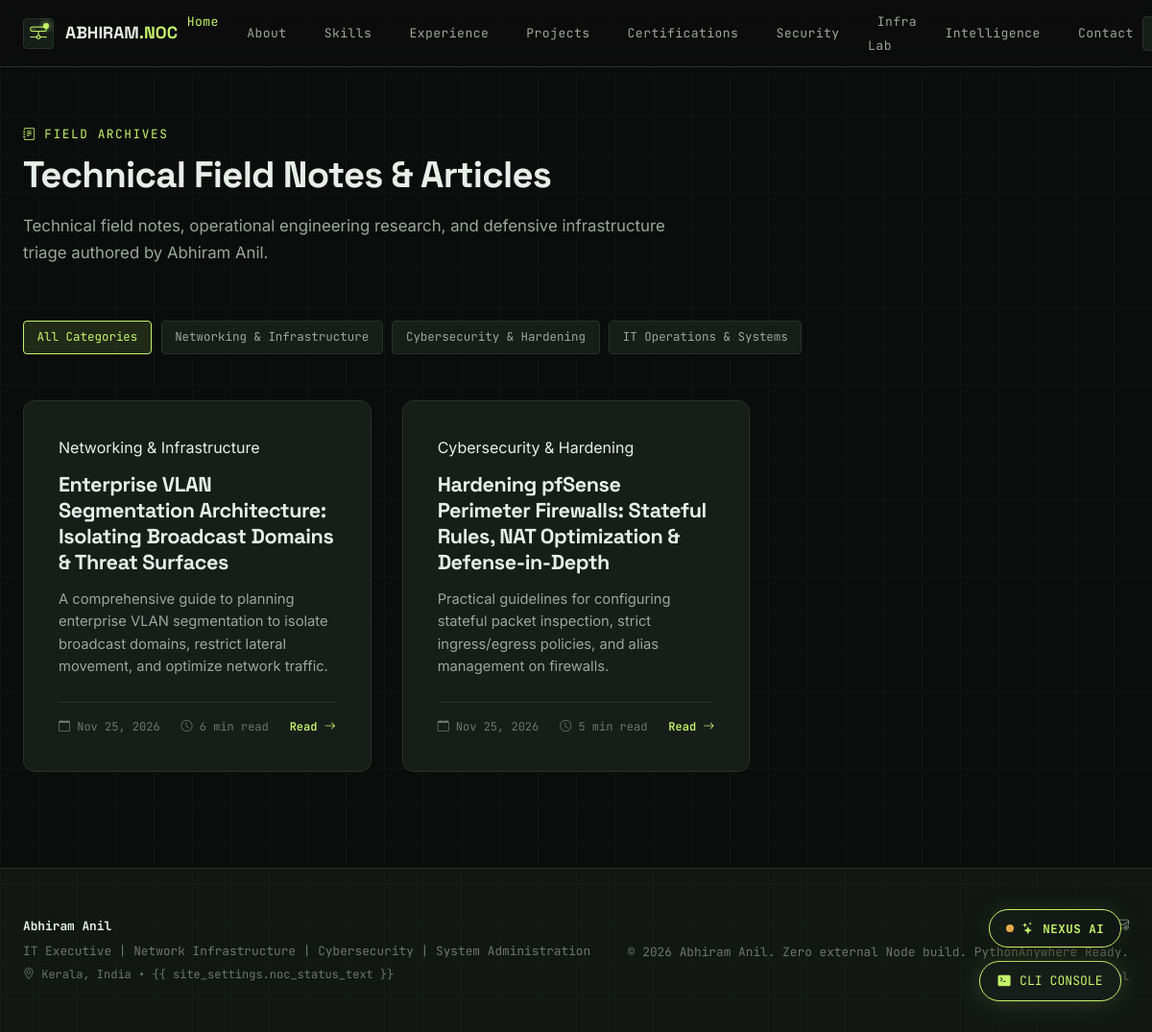
The page /journal/ on the database its author committed.
### journal/models.py (models this page shows, shortened)
class BlogCategory(models.Model):
    name = models.CharField(max_length=80, unique=True)
    slug = models.SlugField(max_length=80, unique=True)
    class Meta:
        verbose_name = "Journal Category"
        verbose_name_plural = "Journal Categories"

class BlogPost(models.Model):
    title = models.CharField(max_length=200)
    slug = models.SlugField(max_length=200, unique=True)
    category = models.ForeignKey(BlogCategory, related_name='posts', on_delete=models.CASCADE)
    summary = models.TextField(help_text="Short abstract / teaser")
    content = models.TextField(help_text="Full technical writeup")
    read_time_minutes = models.PositiveIntegerField(default=5)
    tags = models.CharField(max_length=200, help_text="Comma-separated tags")
    published_date = models.DateField(default=timezone.now)
    is_published = models.BooleanField(default=True)
    order = models.PositiveIntegerField(default=0)
    class Meta:
        ordering = ['order', '-published_date']
        verbose_name = "Field Note / Article"
        verbose_name_plural = "Field Notes / Articles"

### portfolio/models.py (models this page shows, shortened)
class Profile(models.Model):
    full_name = models.CharField(max_length=100, default="Abhiram Anil")
    title = models.CharField(
        max_length=200,
        default="IT Executive | Network Infrastructure | Cybersecurity | System Administration"
    )
    headline = models.CharField(
        max_length=255,
        default="Building, connecting and securing digital infrastructure."
    )
    secondary_statement = models.TextField(
        default="I work across IT operations, networking, cybersecurity and software development — connecting systems, solving infrastructure problems and strengthening security."
    )
    about_text = models.TextField(
        default="Cybersecurity-driven B.Tech (CSE) graduate. Currently serving as an IT Executive, managing enterprise-level systems while pursuing specialized training in cybersecurity (threat intelligence, incident response, and network security). Proven ability to bridge the gap between core IT operations and security compliance, with a focus on mitigating vulnerabilities and hardening system architecture.\n\nI work with networking infrastructure, Cisco switches, pfSense firewalls, VLAN segmentation, Active Directory, endpoint troubleshooting and streaming infrastructure.\n\nAlongside operational IT work, I have developed practical experience in vulnerability assessment, network auditing and web application security analysis."
    )
    location = models.CharField(max_length=100, default="Kerala, India")
    email = models.EmailField(default="abhiramanil74@gmail.com")
    phone = models.CharField(max_length=30, default="+91 9656537160")
    education_summary = models.CharField(
        max_length=255,
        default="B.Tech in Computer Science and Engineering — A.P.J Abdul Kalam Technological University (April 2025)"
    )
    profile_image = models.ImageField(upload_to='profile/', blank=True, null=True)
    hero_badge_label = models.CharField(max_length=100, default="IT OPERATIONS / NETWORKING / SECURITY")
    class Meta:
        verbose_name = "Personal Profile"
        verbose_name_plural = "Personal Profile"
    @classmethod
    def load(cls):
        obj, created = cls.objects.get_or_create(pk=1)
        return obj

class SocialLink(models.Model):
    name = models.CharField(max_length=50)
    url = models.CharField(max_length=255)
    icon = models.CharField(max_length=50, default="bi-link-45deg")
    is_active = models.BooleanField(default=True)
    order = models.PositiveIntegerField(default=0)
    class Meta:
        ordering = ['order', 'name']

### journal/views.py (the view)
# urls.py: path('', views.journal_list_view, name='list'),
def journal_list_view(request):
    category_slug = request.GET.get('category')
    categories = BlogCategory.objects.all()
    posts = BlogPost.objects.filter(is_published=True)
    security_notes = SecurityNote.objects.filter(is_published=True)
    if category_slug:
        posts = posts.filter(category__slug=category_slug)
    return render(request, 'journal/journal_list.html', {
        'posts': posts,
        'categories': categories,
        'security_notes': security_notes,
        'active_category': category_slug,
    })

### core/models.py (called while the page is built)
    @classmethod
    def load(cls):
        obj, created = cls.objects.get_or_create(pk=1)
        return obj

### templates/journal/journal_list.html
{% extends 'base.html' %}
{% load static %}
{% block content %}
<section class="section-padding" style="padding-top: 130px;">
  <div class="container-custom">
    <div class="section-header">
      <div class="section-pretitle">
        <i class="bi bi-journal-text"></i> <span>FIELD ARCHIVES</span>
      </div>
      <h1 class="section-title">Technical Field Notes & Articles</h1>
      <p class="section-description">
        Technical field notes, operational engineering research, and defensive infrastructure triage authored by Abhiram Anil.
      </p>
    </div>
    <div class="skills-filter-bar" style="margin-bottom: 3rem;">
      <a href="{% url 'journal:list' %}" class="lab-filter-btn {% if not active_category %}active{% endif %}">All Categories</a>
      {% for cat in categories %}
      <a href="{% url 'journal:list' %}?category={{ cat.slug }}" class="lab-filter-btn {% if active_category == cat.slug %}active{% endif %}">{{ cat.name }}</a>
      {% endfor %}
    </div>
    <div style="display: grid; grid-template-columns: repeat(auto-fill, minmax(360px, 1fr)); gap: 2rem;">
      {% for post in posts %}
      <div style="background-color: var(--bg-card); border: 1px solid var(--border-color); border-radius: var(--radius-lg); padding: 2.25rem; display: flex; flex-direction: column; justify-content: space-between;">
        <div>
          <span class="badge-tag" style="margin-bottom: 0.75rem; display: inline-block;">{{ post.category.name }}</span>
          <h2 style="font-size: 1.35rem; font-weight: 700; margin-bottom: 0.85rem;">
            <a href="{% url 'journal:detail' post.slug %}" style="color: var(--text-main);">{{ post.title }}</a>
          </h2>
          <p style="font-size: 0.92rem; color: var(--text-secondary); line-height: 1.6; margin-bottom: 1.5rem;">
            {{ post.summary }}
          </p>
        </div>
        <div style="border-top: 1px solid var(--border-color); padding-top: 1rem; display: flex; align-items: center; justify-content: space-between; font-family: var(--font-mono); font-size: 0.75rem;">
          <span style="color: var(--text-muted);"><i class="bi bi-calendar"></i> {{ post.published_date|date:"M d, Y" }}</span>
          <span style="color: var(--text-muted);"><i class="bi bi-clock"></i> {{ post.read_time_minutes }} min read</span>
          <a href="{% url 'journal:detail' post.slug %}" style="color: var(--accent-lime); font-weight: 600;">
            Read <i class="bi bi-arrow-right"></i>
          </a>
        </div>
      </div>
      {% empty %}
      <p style="color: var(--text-muted);">No field notes published in this category yet.</p>
      {% endfor %}
    </div>
  </div>
</section>
{% endblock %}

### templates/base.html (shortened to what this page needs)
{% load static %}
<!DOCTYPE html>
<html lang="en" data-theme="dark">
<head>
  <link rel="stylesheet" href="https://cdn.jsdelivr.net/npm/bootstrap-icons@1.11.3/font/bootstrap-icons.min.css">
  <link rel="stylesheet" href="{% static 'css/portfolio.css' %}">
  <link rel="stylesheet" href="{% static 'css/ai-modules.css' %}">
</head>
<body>
  <header class="noc-navbar">
    <div class="container-custom navbar-inner">
      <a href="{% url 'home' %}#home" class="brand-badge">
        <div class="brand-node-icon">
          <i class="bi bi-hdd-network"></i>
        </div>
        <span>ABHIRAM<span style="color: var(--accent-lime);">.NOC</span></span>
      </a>
      <nav>
        <ul class="nav-links">
          <li><a href="{% url 'home' %}#home" class="nav-link-item active">Home</a></li>
          <li><a href="{% url 'home' %}#about" class="nav-link-item">About</a></li>
          <li><a href="{% url 'home' %}#skills" class="nav-link-item">Skills</a></li>
          <li><a href="{% url 'home' %}#experience" class="nav-link-item">Experience</a></li>
          <li><a href="{% url 'home' %}#projects" class="nav-link-item">Projects</a></li>
          {% if site_settings.show_certifications %}
          <li><a href="{% url 'home' %}#certifications" class="nav-link-item">Certifications</a></li>
          {% endif %}
          <li><a href="{% url 'home' %}#security" class="nav-link-item">Security</a></li>
          {% if site_settings.show_lab_section %}
          <li><a href="{% url 'home' %}#lab" class="nav-link-item">Infra Lab</a></li>
          {% endif %}
          <li><a href="{% url 'home' %}#network-intelligence" class="nav-link-item">Intelligence</a></li>
          <li><a href="{% url 'home' %}#contact" class="nav-link-item">Contact</a></li>
        </ul>
      </nav>
      <div class="navbar-actions">
        {% if ai_status.chat_enabled %}
        <button type="button" id="nav-nexus-btn" class="hud-btn hud-btn-icon-only" title="Ask NEXUS AI Assistant"
          aria-label="Open NEXUS AI Assistant">
        </button>
        {% endif %}
      </div>
    </div>
  </header>
  <main id="main-content">
    {% block content %}{% endblock %}
  </main>
  {% if site_settings.show_terminal_feature %}
  <div id="open-terminal-btn" class="terminal-hud-pill" role="button" tabindex="0" title="Launch Interactive Terminal">
    <i class="bi bi-terminal-fill"></i>
    <span>CLI CONSOLE</span>
  </div>
  {% endif %}
  {% include 'includes/nexus_chatbot.html' %}
  <footer class="noc-footer">
    <div class="container-custom footer-inner">
      <div>
        <div style="font-weight: 700; color: var(--text-main); margin-bottom: 0.35rem;">
          {{ profile.full_name|default:"Abhiram Anil" }}
        </div>
        <div>{{ profile.title|default:"IT Executive | Network Infrastructure | Cybersecurity" }}</div>
        <div style="font-size: 0.75rem; color: var(--text-muted); margin-top: 0.25rem;">
          <i class="bi bi-geo-alt"></i> {{ profile.location|default:"Kerala, India" }} • {{
          site_settings.noc_status_text }}
        </div>
      </div>
      <div style="text-align: right;">
        <div style="margin-bottom: 0.5rem; display: flex; gap: 1rem; justify-content: flex-end;">
          {% for link in social_links %}
          <a href="{{ link.url }}" target="_blank" rel="noopener noreferrer" style="color: var(--text-secondary);"
            title="{{ link.name }}">
            <i class="bi {{ link.icon }} fs-5"></i>
          </a>
          {% endfor %}
          <a href="mailto:{{ profile.email|default:'abhiramanil74@gmail.com' }}" style="color: var(--text-secondary);"
            title="Email">
            <i class="bi bi-envelope-at fs-5"></i>
          </a>
        </div>
        <div>&copy; {{ current_year }} Abhiram Anil. Zero external Node build. PythonAnywhere Ready.</div>
        <div style="margin-top: 0.4rem; font-size: 0.72rem; font-family: var(--font-mono);">
          {% if user.is_authenticated and user.is_staff %}
          <a href="{% url 'portal:dashboard' %}" style="color: var(--accent-lime); text-decoration: none;">
            <i class="bi bi-speedometer2"></i> NOC Operations Portal (Active)
          </a>
          &bull;
          <a href="{% url 'portal:logout' %}" style="color: var(--text-muted); text-decoration: none;">
            Logout
          </a>
          {% else %}
          <a href="{% url 'portal:login' %}" style="color: var(--text-muted); text-decoration: none; opacity: 0.75;"
            title="Authorized Operator Login">
          </a>
          {% endif %}
        </div>
      </div>
    </div>
  </footer>
</body>
</html>

### rows shown on the page
BlogCategory: name "Networking & Infrastructure"
BlogCategory: name "Cybersecurity & Hardening"
BlogCategory: name "IT Operations & Systems"
BlogPost: category.name "Networking & Infrastructure", title "Enterprise VLAN Segmentation Architecture: Isolating Broadcast Domains & Threat Surfaces", summary "A comprehensive guide to planning enterprise VLAN segmentation to isolate broadcast domains, restrict lateral movement, and optimize network traffic.", published_date "Nov 25, 2026", read_time_minutes "6"
BlogPost: category.name "Cybersecurity & Hardening", title "Hardening pfSense Perimeter Firewalls: Stateful Rules, NAT Optimization & Defense-in-Depth", summary "Practical guidelines for configuring stateful packet inspection, strict ingress/egress policies, and alias management on firewalls.", published_date "Nov 25, 2026", read_time_minutes "5"
Profile: full_name "Abhiram Anil", title|Network "IT Executive | Network Infrastructure | Cybersecurity | System Administration", location "Kerala, India"
